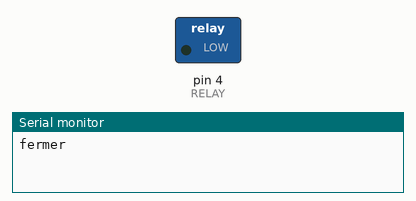
A sketch run on a simulated Arduino Uno, built with avr-gcc and run on an emulated ATmega328P. On the bench: switched loads named in the sketch (green lamp = pin HIGH), the last lines printed to the serial monitor.

Above: at 1.5 s.
At 4.5 s:
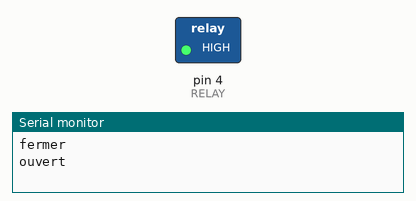
Timing chart, 0 to 7.8 s (numbered marks = the images above):
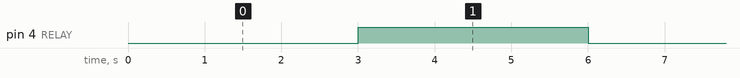

The sketch:

relay_serrure.ino
```cpp
/**************
 * /******* switch *******/
/*
 *  5V : 5V
 *  GND : GND
 *  DATA : D4
 *
 * /******* switch *******/
   /******* serrure *******/
/*
 *  5V : switch : Millieu
 *  GND : switch : Bas
 *
 * /******* serrure *******/
 /***************/


#define RELAY 4

void setup() {
  Serial.begin(115200);
  pinMode(RELAY, OUTPUT);
}

void loop() {
  Serial.println("fermer");
   digitalWrite(RELAY, LOW);
   delay(3000); // On attend 3s

   Serial.println("ouvert");
   digitalWrite(RELAY, HIGH);
   delay(3000); // On attend 3s


}
```

Measured:
- by itself, pin 4 (RELAY): alternates HIGH for 3.0 s and LOW for 3.0 s
